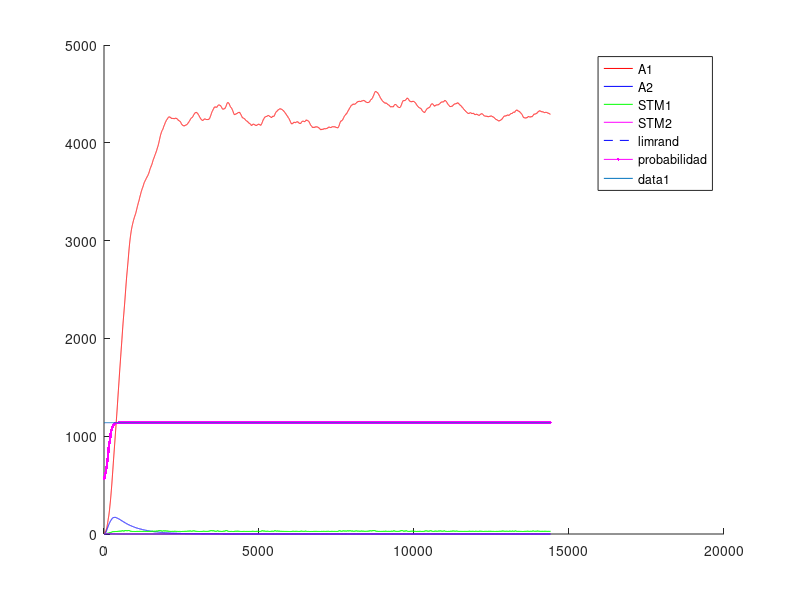
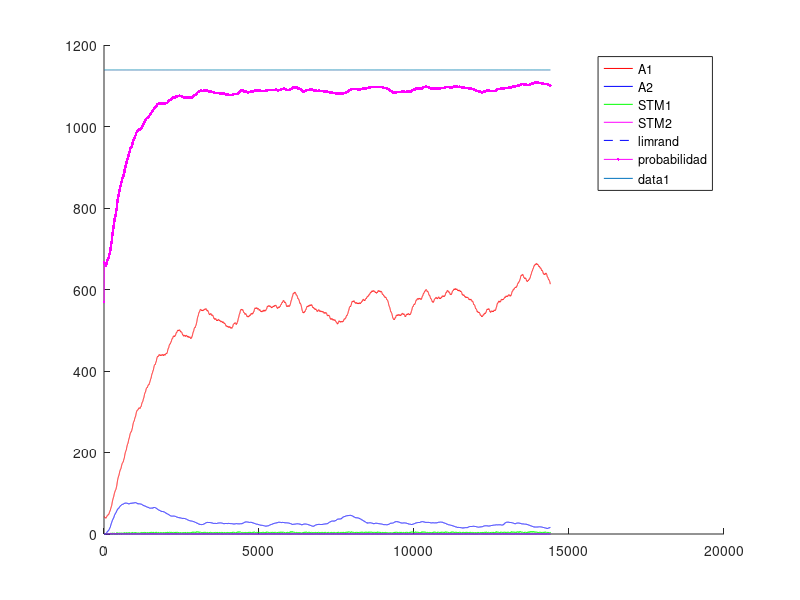
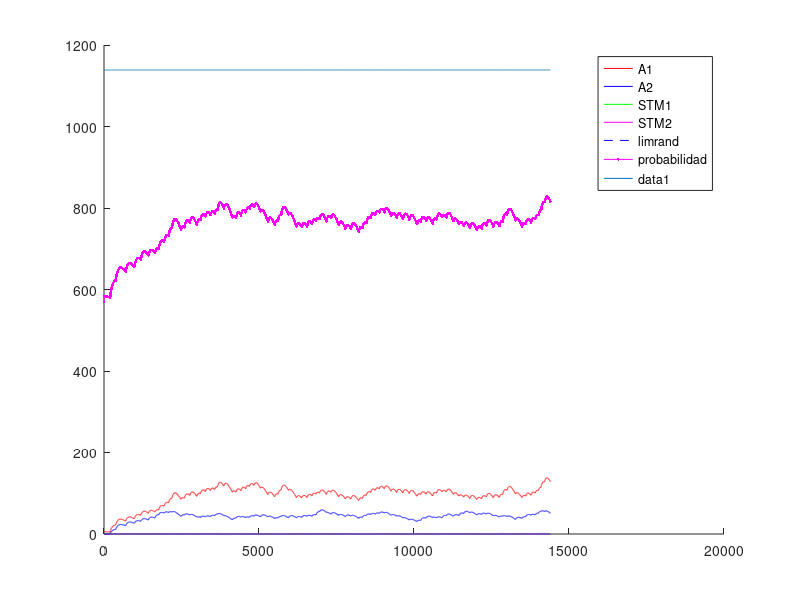
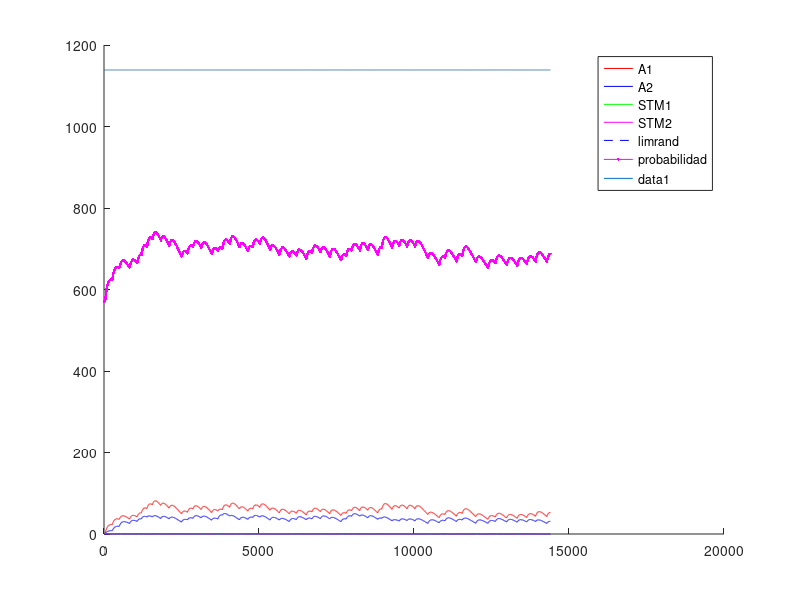

The MATLAB source for these figures, in order:
%% Experimento con Variable-Ratio - VR - Tasa Variable
%% Existen multiples intancias de palanquelo (cada vez que realiza respuesta decide si realiza otra o no)
%% Durante la tasa se contabilizan los palanqueos y no palanqueos y el refuerzo impacta de forma 
%% proporcional a la tasa de respuestas.
%% Un trial dura 3600 segundos.
%% Una sesion 1 o 3 trial (seg´un la dinamica del animal)
%% 5 sesiones por Experimento. Cada sesion es un intervalo diferente.
%% 1 experimento
%% Tiempo para realizar un respuesta 1 segundo
%% 
%% La probabilidad de eleccion se ajusta al nivel de maxima frecuencia de palanqueo
%% 

close all
clc
clear

%% Matriz de pago 0 1 

%%% Se ajusto la apreciacion de las cantidades de refuerzo 
function rf = feel(pellets)
  rf=0;
  if (nargin~=0)
    rf=(12.8*(1-exp(-.25.* pellets.^(2))))+(12.8*(1-exp(-.5.* pellets)));
  else
    error ("Faltan parametros");
  endif
endfunction
%% 
%% 

%% INICIALIZATION
%%%%%% CONSTANTES DE SESIONES
Ntrial  =  1 ;   %% un trial de 3600 segundos
tTrial  =  3600; %% en segundos
tResp   =  1;    %% en segundos
tMuestreo = 0.25;%% en segundos
Nses    =  5 ;
Vr=[1,10,30,40,60]; %% valores medios de intervalos variables
Ntest   =  1;
limrand =  0.138;
saving  =  0.01 ;
%%%%%% CONSTANTES DE DECAIMIENTO
alpha = 1*tMuestreo;
beta  = 0.13*0.31*tMuestreo;%0.125*tMuestreo ;
gamma = 0.0067*tMuestreo;%0.025 ; 
delta = 1*tMuestreo;
%%%%%% INICIALIZACION
palanca = zeros(2,1);
Rf_1=0;
Rf_2=0;
A1=zeros(1,Ntest);
A2=zeros(1,Ntest);
stm_1=zeros(2,Ntest);
stm_2=zeros(2,Ntest);
d=1;

sesion = zeros(Nses,1);
trialXsesion = zeros(Nses,Ntrial);
terminal_sesion=zeros(Nses,1);
nb_resp = zeros(Nses,Ntest);
refuerzo = zeros(Nses,Ntest);
contadorP1=0;
contadorP2=0;
contadorI=0;

%% CALCULO DE AROUSAL MAXIMO
%% Iteraciones de respuesta refuerzo para encotnrar el STM medio
Nconfig=5; %% Tasa de respuesta de configuracion
%plot([1:0.01:20],(12.8*(1-exp(-.25.* [1:0.01:20].^(2))))+(12.8*(1-exp(-.5.* [1:0.01:20]))),'.k')
R1 = floor(feel(1)); %tiempo de refuezo para R
l1 = Nconfig/tMuestreo; % duracion entre trials
suma = 0; %suma es un valor necesaria para calcular max1 y min1
suma = alpha*R1 %% Refuerzo cada N respuestas
iter=100; %% numero de iteraciones para que converja el stm
max1 = 0; %maximum de stm1
min1 = 0; %minimum de stm1
for i = 1:iter 
  suma = (1-beta)^(Nconfig/tMuestreo)*suma;%% Instantes que decae el stm
  min1=suma;
  suma += alpha*R1; %Refuerzo
  max1=suma;
end
comp=.88;
S1 = (((max1-min1)*(comp*l1))/2)+min1*comp*l1; %calcul de la superficie del triangulo mas la de el rectangulo
stm_1_medio = S1/(l1);
A1max = (delta/gamma)*stm_1_medio;

%% INICIO DE LAS ITERATIONS
for l = 1:Ntest  %% TESTES
  Num=0;
  for k = 1:Nses  %% SESIONES (cambia el N)
    i=1;
    %duracion = [1,tTrial*ones(1,Ntrial)];
    
    contador = 1;
    %palanca(1)=randi(2);
    
    %% Agregar tasa de refuerzos  %%
    tasa=Vr(k);
    if k>1
      A1(Num+1,l)=saving*A1(Num,l);
      A2(Num+1,l)=saving*A2(Num,l);
      stm_1(Num+1,l)=0*stm_1(Num,l);
      stm_2(Num+1,l)=0*stm_2(Num,l); 
      %%% ELECCION DE LA PRIMERA PALANCA 
%      if A1(Num,1)>A2(Num,1)
%        palanca(2)=1;
%      else
%        palanca(2)=2;
%      end
    end       
    P1(i,k)=0.5;
    P1(i,k)=0.5;
    for j=2:(Ntrial*tTrial/tMuestreo) %% Todos los trials juntos
      
      if contador == tResp/tMuestreo%duracion(i)
        contador = 1;
        i = i+1 ;
        J = j ;
        P1(i,k)=0.5*(1-exp(-(5*A1((j-1)+Num,l))/A1max))+0.5; %probabilidad en exponential
        P2(i,k)=0.5*(1-exp(-(5*A2((j-1)+Num,l))/A1max))+0.5; %probabilidad en exponential
        %P=.99;
        %P2(i,k)=0.5*(1-exp(-(5*A2((j-1)+Num,l))/A2max))+0.5;
        
        a = rand ;
        %%% ELECCION DE LA PALANCA %%% Basicamente elige palanquear o no palanquear
        if (A1((j-1)+Num,l)<=limrand)&&(A2((j-1)+Num,l)<=limrand)
          palanca(i)=randi(2);
        elseif (A1((j-1)+Num,l)>=limrand)&&(A2((j-1)+Num,l)<=limrand)
          if a>=P1(i,k)
            palanca(i)=2;
          else
            palanca(i)=1;
          end
        elseif (A1((j-1)+Num,l)<=limrand)&&(A2((j-1)+Num,l)>=limrand)
          if a>=P2(i,k)
            palanca(i)=1;
          else
            palanca(i)=2;
          end
        elseif (A1((j-1)+Num,l)>A2((j-1)+Num,l))
          if a>=P1(i,k)
            palanca(i)=2;
          else
            palanca(i)=1;
          end
        else
          if a>=P2(i,k)
            palanca(i)=1;
          else
            palanca(i)=2;
          end
        end
        %% Contadores para intervalo de refuerzo
        if palanca(i)==1
          contadorP1++;
        else
          contadorP2++;
        endif
        %%% REFUERZO %%%
        if (contadorP1>=tasa)
          %if (palanca(i)==1) %% palanquea
          aux=contadorP1+contadorP2;
          Rfz=floor(feel(1));
          Rf_1=Rfz*contadorP1/aux;
          Rf_2=Rfz*contadorP2/aux;
          %elseif (palanca(i-1)==2) %% No palanquea
          %  Rf_1=0;
          %  Rf_2=0;%floor(10*(1-exp(-0.8* 2 )));
          %end
          %stm_1(j+Num,l)=(1-beta)*stm_1((j-1)+Num,l)+alpha*Rf_1;
          %stm_2(j+Num,l)=(1-beta)*stm_2((j-1)+Num,l)+alpha*Rf_2;
          contadorP1=0;
          contadorP2=0;
          contadorI =0;
          dispe=.5; %% dispercion del 50% del valor de la intervalo
          tasa=Vr(k)*(1 + dispe*(1-2*rand));
          refuerzo(k,l)++;
        endif
        
      else
        contador++;
        contadorI++;
        Rf_1=0;
        Rf_2=0;
      end
      stm_1(j+Num,l)=(1-beta)*stm_1((j-1)+Num,l)+alpha*Rf_1;
      stm_2(j+Num,l)=(1-beta)*stm_2((j-1)+Num,l)+alpha*Rf_2;
      A1(j+Num,l)=(1-gamma)*A1((j-1)+Num,l)+delta*stm_1(j+Num,l);
      A2(j+Num,l)=(1-gamma)*A2((j-1)+Num,l)+delta*stm_2(j+Num,l);
      
%      if floor(j/tTrial)==(j/tTrial)
%        trialXsesion()
%      end
    end
    
    
    %%% CONTADOR DE A QUE J SE CAMBIA LA SESION
    %sesion(k-1,l)=j;
    sesion(k,l)=j+Num;
    %%% DEFINICION DE NUM
%    compteur = 0 ;
%    for i=1:length(A1(:,l))
%      if A1(i,l)~=0
%        compteur = compteur +1;
%      end
%    end
%    Num=compteur;
    Num = j+Num;
    Sizemat = length(A1);
    
    for j = 1:length(palanca)
      if palanca(j)==1
        %nb_coop(k-1,l)= nb_coop(k-1,l)+1;
        nb_resp(k,l)= nb_resp(k,l)+1;
      end
    end
  end
end


%%% PRUEBAS 
%%% ENCONTRA LA LONGITUD REAL DEL EXPERIMENTACION
nonnul = zeros(Ntest,1);
for k=1:Ntest
  for i=1:length(A1)
    if A1(i,k) ~= 0
      nonnul(k)=nonnul(k)+1;
    end
  end
end

%%% PRUEBA I _ PESO DE LA EXPERIMENTACION EN LA MEMORIA
porcent = 0;
for i = 1:Ntest
  if sum(A1(:,i)) > 10 * sum(A2(:,i))
    porcent = porcent +1;
  end
end

%%% PRUEBA II _ SI LA EXCITATION ALCANZA A SU MAXIMUM
maxima = zeros(Ntest,1);
for k = 1:Ntest
  if floor(max(A1(:,k))) == floor(max(max(A1))) 
    maxima(k) = maxima(k) +1;
  end
end

%%% PRUEBA III _ EN QUE SESION LA PALANCA GANA DE VERDAD
%ird = zeros(Ntest,1);
%for k = 1:Ntest
%  i=1;
%  while 1
%    if A1(nonnul(k)-i,k) < limrand
%      ird(k) = nonnul(k)-i+1;
%      break;
%    else
%      i=i+1;
%    end
%  end
%end
%
%%%% PRUEBA IV _ CONVIERTE J EN NUMERO DE SESION
%for k = 1:Ntest
%  i=1;
%  while 1
%    if ird(k) <= sum(sesion(1:i)+50)
%      ird(k)=i;
%      break;
%    else
%      i=i+1;
%    end
%  end
%end

%%% PRUEBA V _ PORCENTAJE DE COOPERACION POR SESION / EXPERIMENTO


%porcentaje_coop_sesion=zeros(Nses,Ntest);
%porcentaje_coop_experimento=zeros(Ntest,1);
%for k = 1:Ntest
%  porcentaje_coop_experimento(k)=sum(nb_coop(:,k))/(Ntrial*Nses)*100;
%end

%for i=1:Ntest
%  terminal_sesion(1,i)=sesion(1,i);
%  for j=2:Nses
%    terminal_sesion(j,i)=sesion(j,i)+terminal_sesion(j-1,i);
%  end
%end

%%% DEMOSTRACION 


%promedio_sesion=sum(ird)/Ntest
%porcent_10xsuperior_al_otra=porcent/Ntest * 100;
%cuanto_alcanzan_al_maxima=sum(maxima)/Ntest * 100;
%porcentaje_coop_experimento;
%porcentaje_coop_sesion=floor(nb_coop/Ntrial*100);


resp_por_segundos=nb_resp/length(palanca); %numero de respuestas dividido por el numero de respestas maximal posible

for i=1:Ntest
  for j=1:Nses
    figure
    hold on
    %plot(sesion(j,i)*ones(1,max(max(A1(:,i)))),(1:max(max(A1(:,i)))),'--k');
    %h=plot((sesion(j,i).*tMuestreo)*ones(1,max(max(A1(:,i)))),(1:max(max(A1(:,i)))),'--k');
    %set(h, "linewidth", 2);
    if j==1
      plot(1:Ntrial*tTrial/tMuestreo,A1(1:sesion(j,i),i),'r',1:Ntrial*tTrial/tMuestreo,A2(1:sesion(j,i),i),'b',1:Ntrial*tTrial/tMuestreo,stm_1(1:sesion(j,i),i),'g',1:Ntrial*tTrial/tMuestreo,stm_2(1:sesion(j,i),i),'m',1:Ntrial*tTrial/tMuestreo,limrand*ones(1,Ntrial*tTrial/tMuestreo),'--b')
      plot((1:(Ntrial*tTrial))/tMuestreo,P1(:,j)'*A1max,'.-m');
      legend("A1","A2","STM1","STM2","limrand","probabilidad");
    else
      plot(1:Ntrial*tTrial/tMuestreo,A1(sesion(j-1,i)+1:sesion(j,i),i),'r',1:Ntrial*tTrial/tMuestreo,A2(sesion(j-1,i)+1:sesion(j,i),i),'b',1:Ntrial*tTrial/tMuestreo,stm_1(sesion(j-1,i)+1:sesion(j,i),i),'g',1:Ntrial*tTrial/tMuestreo,stm_2(sesion(j-1,i)+1:sesion(j,i),i),'m',1:Ntrial*tTrial/tMuestreo,limrand*ones(1,Ntrial*tTrial/tMuestreo),'--b')
      plot((1:(Ntrial*tTrial))/tMuestreo,P1(:,j)'*A1max,'.-m');
      legend("A1","A2","STM1","STM2","limrand","probabilidad");
    endif
    plot(1:Ntrial*tTrial/tMuestreo,A1max*ones(1,Ntrial*tTrial/tMuestreo))
    hold off
  endfor
endfor


%% Maximos exitos por tasa= 10-360 - 30-120 - 40-65 - 60-60 

color = 'rgbmkmrgbk';
figure
hold on
for i=1:Ntest
  plot(Vr,resp_por_segundos(:,i),'Color',color(i));
  title('Respuestas por segundos');
  xlabel('Tasa fija');
  ylabel('Respuestas/segundos');
  for j=1:Nses
    plot(Vr(j)*ones(1,floor(resp_por_segundos(j,i)*100)+1),(0:floor(resp_por_segundos(j,i)*100))/100,'k');
  end
end
hold off

figure
hold on
for i=1:Ntest
  plot(refuerzo(:,i),resp_por_segundos(:,i),'Color',color(i));
  title('Respuestas y refuerzo');
  xlabel('Refuezo/horas');
  ylabel('Respuestas/segundos');
  for j=1:Nses
    plot(refuerzo(j)*ones(1,floor(resp_por_segundos(j,i)*100)+1),(0:floor(resp_por_segundos(j,i)*100))/100,'k');
    a = strcat('Num= ',num2str(Vr(j)));
    if j==3
      text(refuerzo(j),-.085,a);
    elseif j==4
      text(refuerzo(j),-.1,a);
    elseif j==5
      text(refuerzo(j),-.03,a);
    else
      text(refuerzo(j),-.06,a);
    end
  end
end
hold off

%%% probl�me de temps, pas le temps de d�croitre du coup red�marre plus
%%% haut CQFD
%%%% CASTIGO DE TIEMPO 
%%%% CUANTO VECES ELIGE COOPERATION
%%% Pour chaque session r�cup�rer le nombre de coop�ration et tracer la
%%% courbe correspondante 

